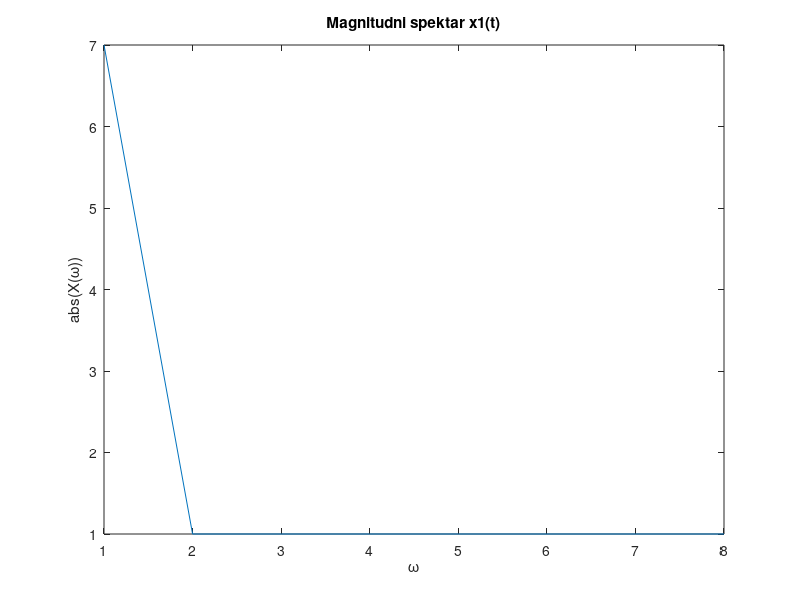
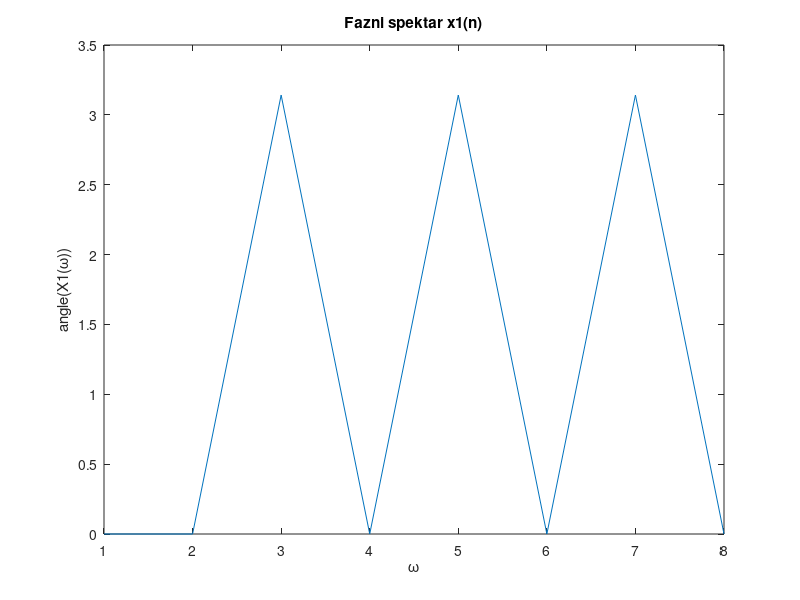
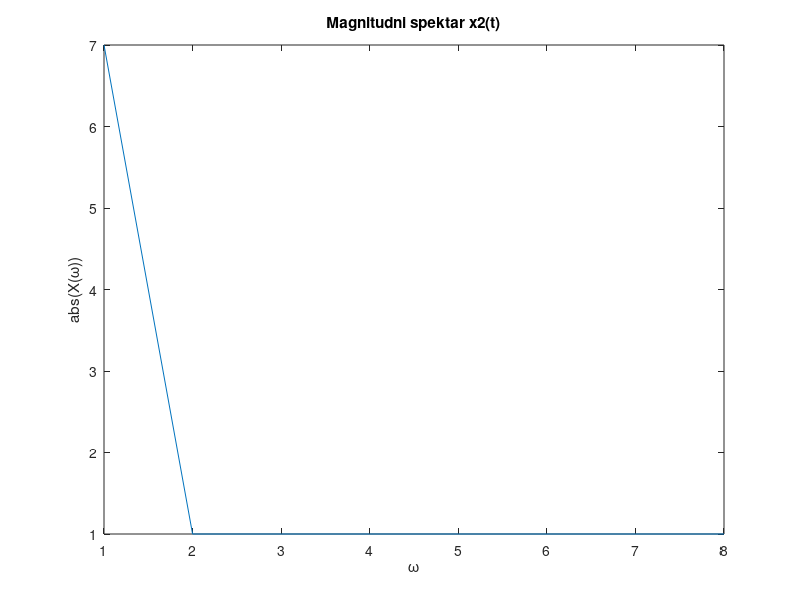
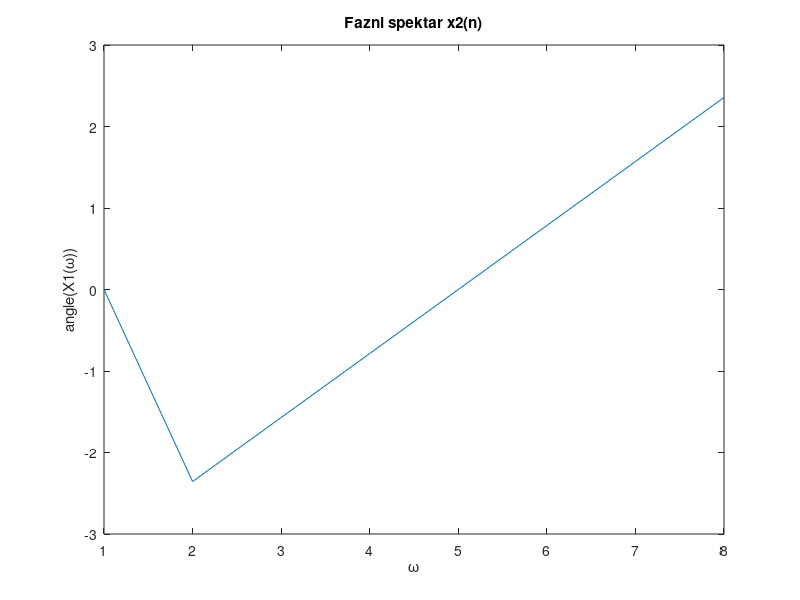

Recreate these plots in MATLAB, in order.
clear all; %praznjenje memorije

x1 = [1 1 1 1 0 1 1 1]; %definiranje signala x1
X1 = fft(x1); %definiranje DFT za x1
figure(1); %stvaranje slike
plot(abs(X1)); %stvaranje grafa za magnitudni spektar x1

title('Magnitudni spektar x1(t)') %naslov
xlabel('\omega') %naslov apscise
ylabel('abs(X(\omega))') %naslov ordinate

figure(2);
plot(angle(X1)); %stvaranje grafa za fazni spektar x1

title('Fazni spektar x1(n)') %naslov
xlabel('\omega') %naslov apscise
ylabel('angle(X1(\omega))') %naslov ordinate

x2 = [1 1 1 1 1 1 1 0] ; %definiranje signala x2 
X2 = fft(x2); %definiranje DFT za x2

figure(3); %stvaranje slike
plot(abs(X2)); %stvaranje grafa za magnitudni spektar x2

title('Magnitudni spektar x2(t)') %naslov
xlabel('\omega') %naslov apscise
ylabel('abs(X(\omega))') %naslov ordinate

figure(4); %stvaranje slike
plot(angle(X2)); %stvaranje grafa za fazni spektar x2

title('Fazni spektar x2(n)') %naslov
xlabel('\omega') %naslov apscise
ylabel('angle(X1(\omega))') %naslov ordinate